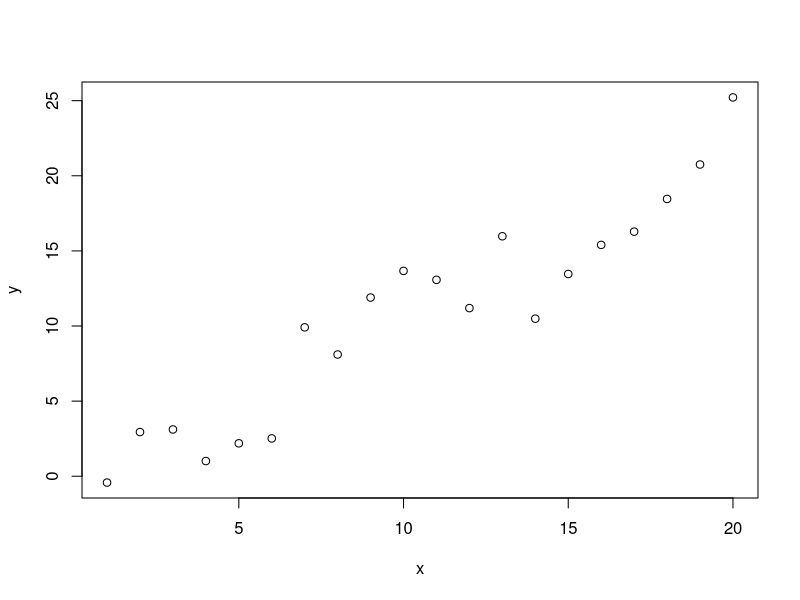
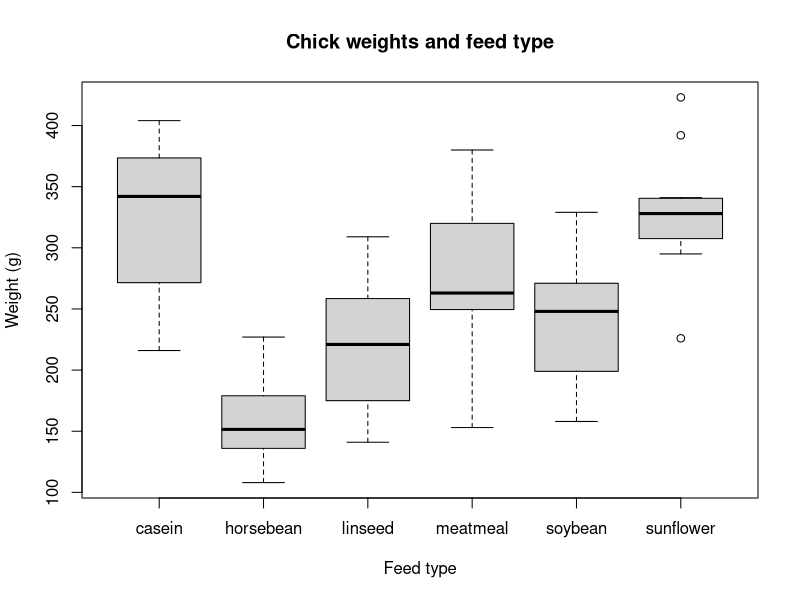

Here is the R script that generated these plots, in order: (Note: this script raises an error after producing the figures.)
## ---- chunk 1
x <- 1 + 1
x
## ---- chunk 2
x <- c(1:20)
y <- x + rnorm(20,sd = 2.5)
plot(x,y)
## ---- chunk 3
boxplot(weight~feed,data=chickwts,ylab = "Weight (g)",xlab = "Feed type",main = "Chick weights and feed type")
## ---- chunk 4
4 + 7
## ---- chunk 5
x <- 4
x

rm(x)
x

## ---- chunk 6
x <- 4
x + 7

## ---- chunk 7
x <- 4
y <- 7
x + y

## ---- chunk 8
hello

"hello"

"hello world"
## ---- chunk 9
x <- "Martin has a bushy beard"
x
## ---- chunk 10
x <- "cats"
y <- "dogs"

x + y

"1" + "2"

## ---- chunk 11
x <- c(6,7,8)
x

y <- c(1:10)
y

z <- c("cats","cats","dogs")
z

## ---- chunk 12

x <- c(1,2,"cats")
x

## ---- chunk 13
x <- c(1:10)
x/2

y <- c(101:110)
z <- x*y
z
## ---- chunk 14
x <- c(1,2,4,4,4,5)

x[5]
x[c(4:6)]

## ---- chunk 15
x <- "Martin has a bushy beard"
x[1]
x[2]
## ---- chunk 16
x <- c("Martin","has","a","bushy","beard")
x[1]
x[2]
x[c(3:5)]
## ---- chunk 17
x <- matrix(0,ncol = 6,nrow = 2)
x

x <- matrix(c(1:12),ncol = 4,nrow = 3)
x
## ---- chunk 18

x <- c("cats","cats","cats","cats","dogs","dogs")
m <- matrix(x,
            ncol = 3,nrow = 2)
m

m <- matrix(x,
            ncol = 3,nrow = 2,byrow = T)
m
## ---- chunk 19
m
m[2,]
m[,3]
## ---- chunk 20
m
m[2,3]
## ---- chunk 21
x <- seq(from = 0,to = 1000,by = 100)
str(x)
sum(x)
length(x)

## ---- chunk 22
?mean
## ---- chunk 23

x <- c("red","red","red","blue","blue","green")
str(x)

x1 <- factor(x)
str(x1)
## ---- chunk 24
Sweet_colours <- c("Red","Purple","Yellow","Green")
Number_eaten <- c(21,18,3,4)
Number_left <- c(0,1,20,23)

sweets <- data.frame(Sweet_colours,Number_eaten,Number_left)

sweets
## ---- chunk 25
str(sweets)

nrow(sweets)

ncol(sweets)
## ---- chunk 26
sweets[2,]
sweets[,2]
sweets[2,2]
## ---- chunk 27
sweets$Sweet_colours
sweets[,"Sweet_colours"]
## ---- chunk 28
plot(Number_left~Number_eaten,data = sweets,
     xlab = "Number of sweets eaten",
     ylab = "Number of sweets left")
